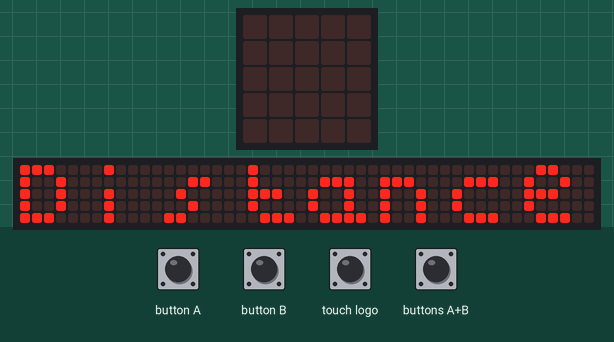
Recording of a program running on a simulated BBC micro:bit (MakeCode). Parts: the board's 5×5 LED display, a strip that is not on the board, showing the scrolling text unrolled. Inputs (shaded band) come from the test bench. The 48×5 strip is a reading aid, not a part: it shows the text the display is scrolling, unrolled, one strip-width of it at a time.

Above: at 0.1 s.
At 17.6 s:
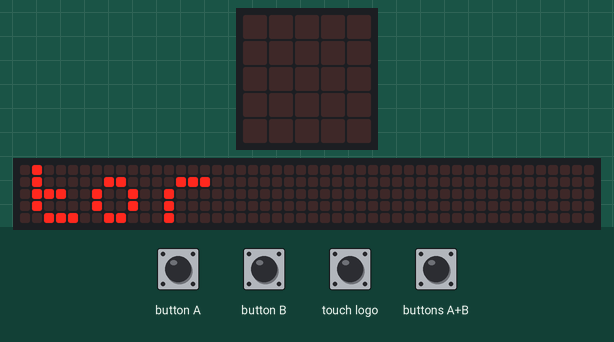
19.3 s: button B pressed for 0.15 s
At 19.8 s:
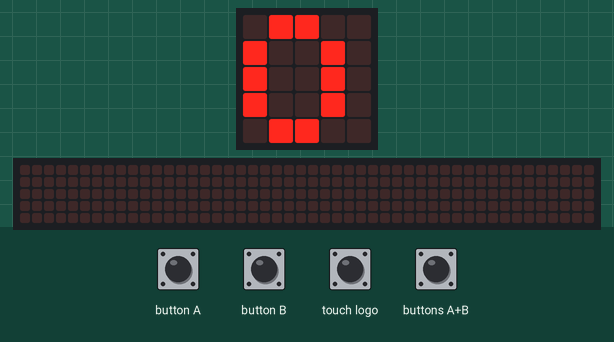

Measured:
- after the input at 19.3 s, the display: changes after 0.15 s (image 2)
- what the display in image 1 shows lasts 0.4 s, from 17.6 s to 18.0 s

The program:

main.ts
```typescript
input.onButtonPressed(Button.A, function () {
    Passos += 1
})
input.onLogoEvent(TouchButtonEvent.LongPressed, function () {
    basic.showString("" + (Passos * 0.6))
})
input.onButtonPressed(Button.AB, function () {
    Passos = 0
})
input.onButtonPressed(Button.B, function () {
    basic.showString("" + (Passos))
})
let Passos = 0
basic.showString("Distance Calculator")
```

test.ts
```typescript
// testes vão aqui; isto não será compilado quando este pacote for usado como uma extensão.
```
